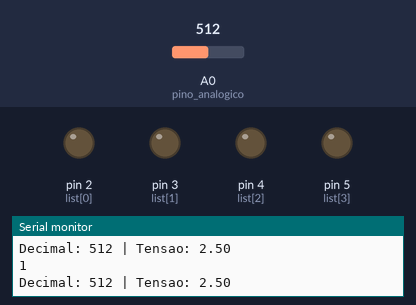
Bench run of a sketch on a simulated Arduino Uno, built with avr-gcc and run on an emulated ATmega328P. On the bench: output pins drawn as LEDs (lit = HIGH), the last lines printed to the serial monitor. Dashed ring = blinking. The inputs (shaded band) are chosen by the test bench; at power-on: A0 (pino_analogico) = 512.

Above: at 6.8 s.
6.9 s: A0 (pino_analogico) set to 716
At 8.8 s:
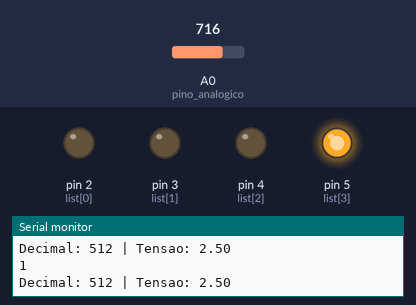
18.8 s: A0 (pino_analogico) set to 306
At 19.5 s:
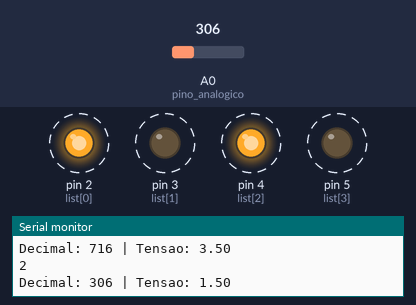
26.7 s: A0 (pino_analogico) set to 333
33.4 s: A0 (pino_analogico) set to 352
At 38.1 s:
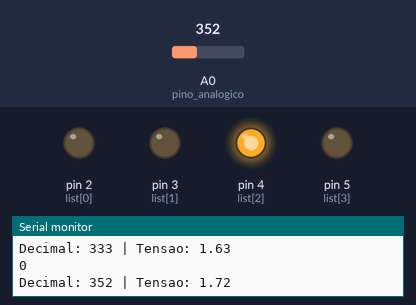
40.8 s: A0 (pino_analogico) set to 122
Timing chart, 0 to 48.9 s (numbered marks = the images above; inputs shaded):
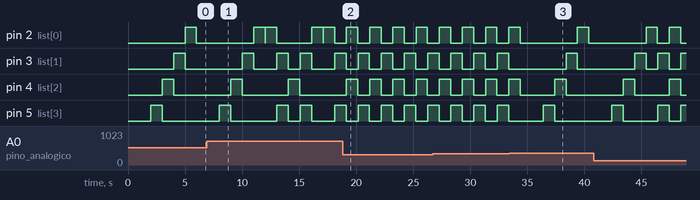

The sketch:

entradaAnalogica3.ino
```cpp
const int pino_analogico = A0;
const int list[5] = {2, 3, 4, 5, 6};
const int maxDec = 1023;
const int divisor = 1023 / 3;

int first = 0;
int last = 4;
bool liga = true;
int restoParImparComparator = 0;

void setup()
{
    Serial.begin(9600);
    pinMode(1, OUTPUT);
    pinMode(2, OUTPUT);
    pinMode(3, OUTPUT);
    pinMode(4, OUTPUT);
    pinMode(5, OUTPUT);
}
void loop()
{
    int dec = analogRead(pino_analogico);
    Serial.print("Decimal: ");
    Serial.print(dec);
    float tensao = converter_tensao(dec);
    Serial.print(" | Tensao: ");
    Serial.println(tensao);

    int value = dec / divisor;
    if (value == 0)
    {
        parImpar();
    }
    if (value == 1)
    {
        sequencial();
    }
    if (value >= 2)
    {
        pontasAoMeio();
    }

    Serial.println(value);

    delay(15);
}

void ligaOuDesliga(bool liga)
{
    for (int i = 0; i < 5; i++)
    {
        if (i % 2 == restoParImparComparator)
        {
            if (liga)
            {
                pisca(i);
            }
            else
            {
                desliga(i);
            }
        }
    }
}

void sequencial()
{
    for (int i = 5; i >= 0; i--)
    {
        pisca(i);
        delay(1000);
        desliga(i);
    }
}

void pontasAoMeio()
{
    pisca(first);
    pisca(last);
    delay(1000);
    desliga(first);
    desliga(last);
    if (first == 4 && last == 0)
    {
        first = 0;
        last = 4;
    }
    else
    {
        first++;
        last--;
    }
}

void parImpar()
{
    ligaOuDesliga(true);
    delay(1000);
    ligaOuDesliga(false);
    if (restoParImparComparator == 0)
    {
        restoParImparComparator = 1;
    }
    else
    {
        restoParImparComparator = 0;
    }
}

float converter_tensao(int dec)
{
    return (5 * float(dec)) / maxDec;
}

void pisca(int pino)
{
    digitalWrite(list[pino], HIGH);
}

void desliga(int pino)
{
    digitalWrite(list[pino], LOW);
}
```

Measured:
- the behaviour switches between 340 and 341 on A0 (pino_analogico) (found by bisection; images 2 and 3)
- after the input at 18.8 s, pin 4 (list[2]): alternates HIGH for 1.0 s and LOW for 1.0 s, starting after 2.4 s
- by itself, pin 4 (list[2]): alternates HIGH for 1.0 s and LOW for 4.0 s
